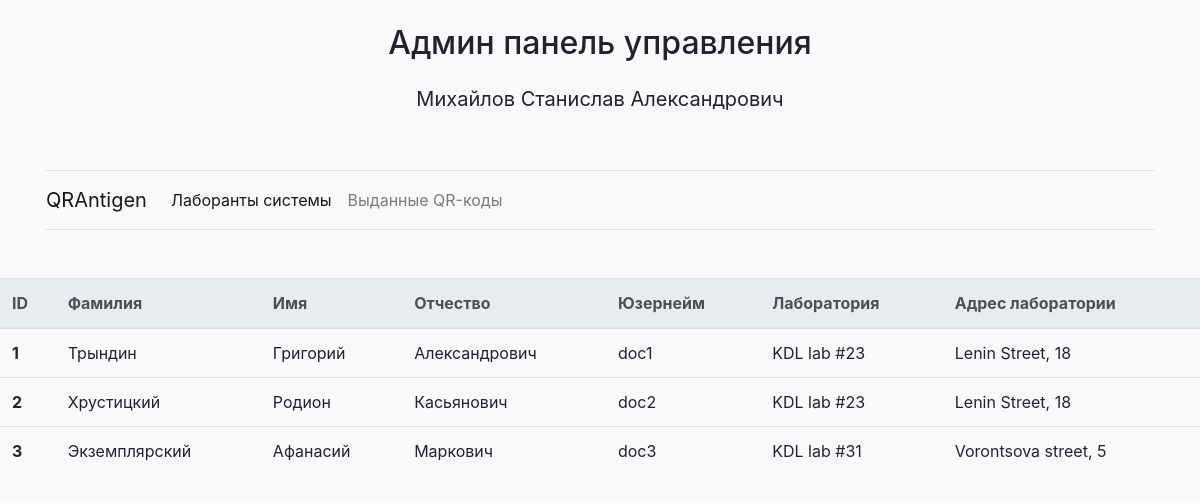
Page /admin/doctors on the committed database.
### models.py (models this page shows, shortened)
class Admin(db.Model):
    id = db.Column(db.Integer, primary_key=True)
    username = db.Column(db.String(64), index=True, unique=True)
    password_hash = db.Column(db.String(128))
    first_name = db.Column(db.String(64), index=True)
    last_name = db.Column(db.String(64), index=True)
    patronymic = db.Column(db.String(64), index=True)
    privileged_by_id = db.Column(db.Integer, db.ForeignKey('super_admin.id'))
    privileged_doctors = db.relationship('Doctor', backref='privileged_by', lazy='dynamic')

class Doctor(db.Model):
    id = db.Column(db.Integer, primary_key=True)
    username = db.Column(db.String(64), index=True, unique=True)
    password_hash = db.Column(db.String(128))
    first_name = db.Column(db.String(64), index=True)
    last_name = db.Column(db.String(64), index=True)
    patronymic = db.Column(db.String(64), index=True)
    laboratory_id = db.Column(db.Integer, db.ForeignKey('laboratory.id'))
    passes = db.relationship('Pass', backref='doctor', lazy='dynamic')
    privileged_by_id = db.Column(db.Integer, db.ForeignKey('admin.id'))

class Laboratory(db.Model):
    id = db.Column(db.Integer, primary_key=True)
    lab_name = db.Column(db.String(64), index=True)
    address = db.Column(db.String(64), index=True)
    person_first_name = db.Column(db.String(64), index=True)
    person_last_name = db.Column(db.String(64), index=True)
    person_patronymic = db.Column(db.String(64), index=True)
    phone_number = db.Column(db.String(50))
    doctors = db.relationship('Doctor', backref='laboratory', lazy='dynamic')

### app.py (the view)
@app.route('/admin')
@app.route('/admin/doctors')
def admin_panel_doctors():
    data = []
    doctors = Doctor().query.all()
    for row in doctors:
        data_item = dict()
        data_item['id'] = row.id
        data_item['first_name'] = row.first_name
        data_item['last_name'] = row.last_name
        data_item['patronymic'] = row.patronymic
        data_item['username'] = row.username
        data_item['laboratory'] = row.laboratory.lab_name
        data_item['address'] = row.laboratory.address
        data.append(data_item)
    admin = Admin.query.get(1)
    return render_template('/admin/doctors.html', admin=admin, data=data)

### templates/admin/doctors.html
{% extends 'admin/base.html' %}
{% block nav %}
    <div class="navbar-nav">
        <a class="nav-item nav-link active" href="/admin/doctors">Лаборанты системы</a>
        <a class="nav-item nav-link" href="/admin/passes">Выданные QR-коды</a>
    </div>
{% endblock %}
{% block content %}
    <table class="table mt-5">
        <thead class="thead-light">
        <tr>
            <th scope="col">ID</th>
            <th scope="col">Фамилия</th>
            <th scope="col">Имя</th>
            <th scope="col">Отчество</th>
            <th scope="col">Юзернейм</th>
            <th scope="col">Лаборатория</th>
            <th scope="col">Адрес лаборатории</th>
        </tr>
        </thead>
        <tbody>
        {% for row in data %}
            <tr>
                <th scope="row">{{ row['id'] }}</th>
                <td>{{ row['last_name'] }}</td>
                <td>{{ row['first_name'] }}</td>
                <td>{{ row['patronymic'] }}</td>
                <td>{{ row['username'] }}</td>
                <td>{{ row['laboratory'] }}</td>
                <td>{{ row['address'] }}</td>
            </tr>
        {% endfor %}
        </tbody>
    </table>
{% endblock %}

### templates/admin/base.html (shortened to what this page needs)
<!doctype html>
<html lang="en">
<head>
    <link rel="stylesheet" href="{{ url_for('static', filename='css/bootstrap.min.css') }}">
    <link rel="stylesheet" href="{{ url_for('static', filename='css/admin_panel.css') }}">
</head>
<body class="bg-light">
<div class="container">
    <div class="py-4 text-center">
        <h2>Админ панель управления</h2>
        <br>
        <p class="lead" style="margin-top: -10px"><b>{{ admin['last_name'] + ' ' + admin['first_name'] + ' ' + admin['patronymic'] }}</b></p>
    </div>
    <hr>
    <div class="nav-menu">
        <div class="row">
            <nav class="navbar navbar-light navbar-expand-lg col-md-12">
                <a class="navbar-brand">QRAntigen</a>
                <div class="collapse navbar-collapse" id="navbarNavAltMarkup">
                    {% block nav %}{% endblock %}
                </div>
            </nav>
        </div>
    </div>
    <hr>
</div>
<div class="content">
    {% block content %}{% endblock %}
</div>
</body>
</html>

### static/css/admin_panel.css (style rules this page uses)
.nav-menu { margin-top: -15px; margin-bottom: -15px; }
a.navbar-brand { cursor: default; }

### rows in the picture
Admin: last_name+first_name+patronymic "Михайлов Станислав Александрович"
Doctor: last_name "Трындин", first_name "Григорий", patronymic "Александрович", username "doc1"
Laboratory: laboratory "KDL lab #23" "KDL lab #23", address "Lenin Street, 18" "Lenin Street, 18"
Doctor: last_name "Хрустицкий", first_name "Родион", patronymic "Касьянович", username "doc2"
Doctor: last_name "Экземплярский", first_name "Афанасий", patronymic "Маркович", username "doc3"
Laboratory: laboratory "KDL lab #31", address "Vorontsova street, 5"

### other values in the picture
{{ row['id'] }} "1" "2" "3"
